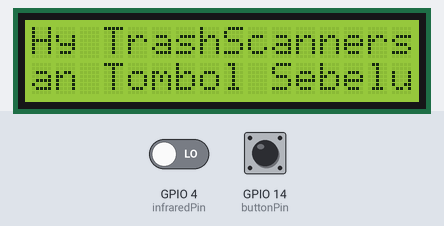
The sketch below on a simulated ESP8266 (NodeMCU). Shown: 16×2 character LCD. Inputs (shaded band) come from the test bench; at power-on: GPIO 14 (buttonPin) LOW, GPIO 4 (infraredPin) LOW. WiFi joins after 1.5 s; servers stay silent unless stated; random numbers use the default seed unless the sketch sets one; what the sketch prints to the serial monitor is not drawn.

Above: at 2.8 s.
2.9 s: GPIO 14 (buttonPin) pulled HIGH for 0.65 s
At 3.8 s:
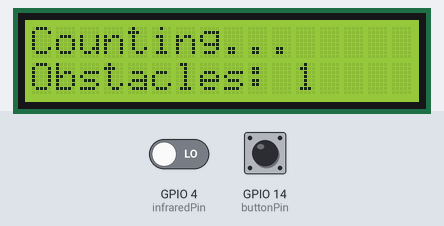
9.7 s: GPIO 14 (buttonPin) pulled HIGH for 1 s
At 16.3 s:
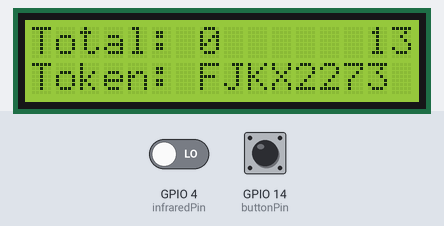
16.9 s: GPIO 14 (buttonPin) pulled HIGH for 0.65 s
At 23.5 s:
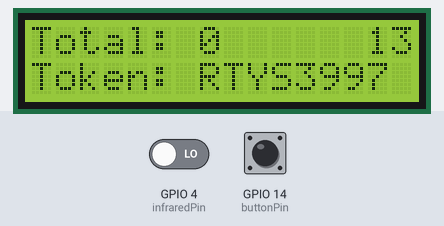
23.7 s: GPIO 14 (buttonPin) pulled HIGH for 3.2 s
At 29.5 s:
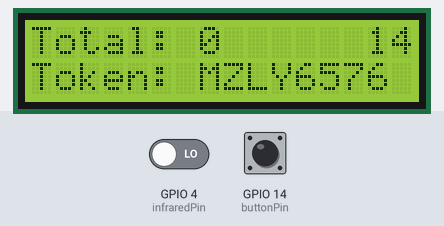
30.0 s: GPIO 14 (buttonPin) pulled HIGH for 0.65 s
At 36.6 s:
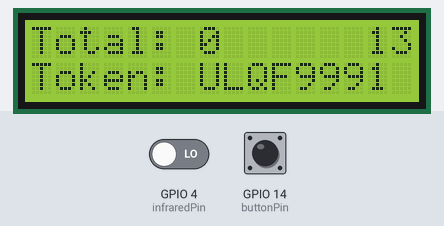
Timing chart, 0 to 36.8 s (numbered marks = the images above; inputs shaded):
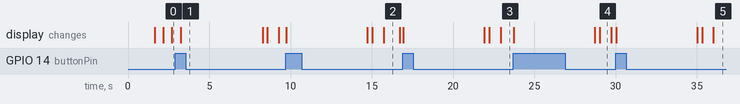

Measured:
- what the display in image 2 shows lasts 1.0 s, from 15.7 s to 16.7 s
- what the display in image 4 shows lasts 0.7 s, from 29.0 s to 29.7 s

The sketch:

code.ino
```cpp
#if defined(ESP32)
#include <WiFi.h>
#elif defined(ESP8266)
#include <ESP8266WiFi.h>
#endif

#include <Firebase_ESP_Client.h>
#include <addons/TokenHelper.h>
#include <LiquidCrystal_I2C.h>

LiquidCrystal_I2C lcd(0x27, 16, 2);

#define infraredPin 4
#define buttonPin 14

#define WIFI_SSID ""
#define WIFI_PASSWORD ""

#define API_KEY ""
#define FIREBASE_PROJECT_ID ""
#define USER_EMAIL ""
#define USER_PASSWORD ""

FirebaseData fbdo;
FirebaseAuth auth;
FirebaseConfig config;

int previousState = 1;
int currentState = 1;
int sumTrash = 0;
String token = "";

unsigned long sendDataPrevMillis = 0;
bool isSignUp = false;
unsigned long wifiConnectStartMillis = 0;
const unsigned long wifiTimeoutMillis = 30000;

bool counting = false;
unsigned long lasTrashDetectedMillis = 0;
const unsigned long bottleTimeoutMillis = 5000;

bool buttonState = false;
bool lastButtonState = false;

const String welcomeMessage = "Tekan Tombol Sebelum Memasukkan Sampah Anda!";
int scrollIndex = 0;

// Countdown variables
unsigned long countdownStartMillis = 0;
const unsigned long tokenDisplayDuration = 15000;
int countdownTimeLeft = 0;

void setup() {
  Serial.begin(115200);

  pinMode(infraredPin, INPUT);
  pinMode(buttonPin, INPUT);

  // Welcoming Text
  lcd.init();
  lcd.backlight();
  showScrollingMessage();

  // WiFi Configuration
  WiFi.begin(WIFI_SSID, WIFI_PASSWORD);
  Serial.print("Connecting to Wi-Fi");
  wifiConnectStartMillis = millis();
  while (WiFi.status() != WL_CONNECTED && millis() - wifiConnectStartMillis < wifiTimeoutMillis) {
    Serial.print(".");
    delay(300);
  }

  if (WiFi.status() == WL_CONNECTED) {
    Serial.println();
    Serial.print("Connected with IP: ");
    Serial.println(WiFi.localIP());
    Serial.println();

    // Firestore Configuration
    Serial.printf("Firebase Client v%s\n\n", FIREBASE_CLIENT_VERSION);

    config.api_key = API_KEY;

    auth.user.email = USER_EMAIL;
    auth.user.password = USER_PASSWORD;

    config.token_status_callback = tokenStatusCallback;

    Firebase.begin(&config, &auth);
    Firebase.reconnectWiFi(true);
  } else {
    Serial.println();
    Serial.println("Failed to connect to WiFi. Check credentials or WiFi network.");
  }
}

String generatetoken() {
  String token = "";
  char letters[] = "ABCDEFGHIJKLMNOPQRSTUVWXYZ";
  char numbers[] = "0123456789";

  for (int i = 0; i < 4; i++) {
    token += letters[random(26)];
  }

  for (int i = 0; i < 4; i++) {
    token += numbers[random(10)];
  }

  return token;
}

void showScrollingMessage() {
  lcd.clear();
  lcd.setCursor(0, 0);
  lcd.print("Hy TrashScanners");

  String displayMessage = welcomeMessage.substring(scrollIndex, scrollIndex + 16);
  lcd.setCursor(0, 1);
  lcd.print(displayMessage);

  scrollIndex++;
  if (scrollIndex > welcomeMessage.length() - 16) {
    scrollIndex = 0;
  }
}

void showCountingMessage() {
  lcd.clear();
  lcd.setCursor(0, 0);
  lcd.print("Counting...");
  lcd.setCursor(0, 1);
  lcd.print("Obstacles: ");
  lcd.print(sumTrash);
}

void showTokenMessage() {
  lcd.clear();
  lcd.setCursor(0, 0);
  lcd.print("Total: ");
  lcd.print(sumTrash);
  lcd.setCursor(0, 1);
  lcd.print("Token: ");
  lcd.print(token);
  showCountdownMessage();
}

void showCountdownMessage() {
  lcd.setCursor(14, 0);
  lcd.print("  ");
  lcd.setCursor(14, 0);
  int seconds = countdownTimeLeft / 1000;
  lcd.print(seconds);
}

void loop() {
  buttonState = digitalRead(buttonPin);
  if (buttonState != lastButtonState) {
    if (buttonState == HIGH && !counting) {
      counting = true;
      sumTrash = 0;
      lasTrashDetectedMillis = millis();
      showCountingMessage();
    }
    lastButtonState = buttonState;
  }

  if (counting) {
    currentState = digitalRead(infraredPin);
    if (currentState != previousState) {
      if (currentState == LOW) {
        sumTrash++;
        showCountingMessage();
        lasTrashDetectedMillis = millis();
      }
      previousState = currentState;
    }

    // Check if the timeout period has elapsed since the last trash was detected
    if (millis() - lasTrashDetectedMillis >= bottleTimeoutMillis) {
      counting = false;
      token = generatetoken();
      countdownStartMillis = millis(); // Start the countdown timer
      countdownTimeLeft = tokenDisplayDuration;
      showTokenMessage();

      String documentPath = "VendingMachine/Data";

      FirebaseJson content;
      content.set("fields/sumTrash/integerValue", sumTrash);
      content.set("fields/token/stringValue", token);

      if (Firebase.Firestore.patchDocument(&fbdo, FIREBASE_PROJECT_ID, "", documentPath.c_str(), content.raw(), "sumTrash, token")){
        Serial.print("Jumlah Sampah: ");
        Serial.println(sumTrash);
        Serial.print("Token: ");
        Serial.println(token);
        Serial.println("Data sent to Firestore successfully");
        Serial.print(" ");
      } else {
        Serial.print("Failed to save data: ");
        Serial.println(fbdo.errorReason());
      }
    }
  } else if (countdownTimeLeft > 0) {
    // Handle countdown timer display
    unsigned long currentMillis = millis();
    countdownTimeLeft = tokenDisplayDuration - (currentMillis - countdownStartMillis);
    showCountdownMessage(); // Update countdown on the LCD

    if (countdownTimeLeft <= 0) {
      // Countdown finished, go back to scrolling message
      scrollIndex = 0; // Reset scroll index
      showScrollingMessage();
    }
  } else {
    showScrollingMessage();
    delay(500);
  }

  if (WiFi.status() != WL_CONNECTED) {
    Serial.println("WiFi disconnected. Attempting to reconnect...");
    WiFi.begin(WIFI_SSID, WIFI_PASSWORD);
    wifiConnectStartMillis = millis();
    while (WiFi.status() != WL_CONNECTED && millis() - wifiConnectStartMillis < wifiTimeoutMillis) {
      Serial.print(".");
      delay(300);
    }

    if (WiFi.status() == WL_CONNECTED) {
      Serial.println();
      Serial.print("Reconnected with IP: ");
      Serial.println(WiFi.localIP());
    } else {
      Serial.println();
      Serial.println("Failed to reconnect to WiFi.");
    }
  }
}
```
